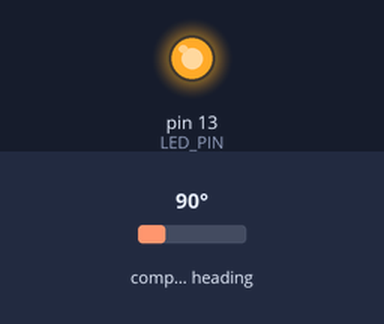
Recording of a sketch running on a simulated Arduino Uno, built with avr-gcc and run on an emulated ATmega328P. On the bench: output pins drawn as LEDs (lit = HIGH). The inputs (shaded band) are chosen by the test bench; at power-on: compass heading 90°. What the sketch prints to the serial monitor is not drawn.

Above: at 2.05 s.
Timing chart, 0 to 5.0 s (numbered marks = the images above):
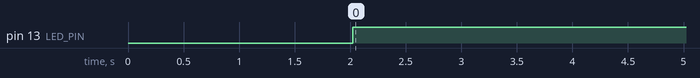

The sketch:

compass_calibration.ino
```cpp
#include <Wire.h>
#include <Adafruit_Sensor.h>
#include <Adafruit_HMC5883_U.h>

#define LED_PIN 13 // LED pin for status indication

// Create a compass object
Adafruit_HMC5883_Unified mag = Adafruit_HMC5883_Unified(12345);

// Calibration variables
float minX = 0, maxX = 0;
float minY = 0, maxY = 0;
float minZ = 0, maxZ = 0;

void setup() {
  Serial.begin(9600);
  pinMode(LED_PIN, OUTPUT);

  if (!mag.begin()) {
    Serial.println("Could not find a valid HMC5883 sensor, check wiring!");
    while (1);
  }

  Serial.println("HMC5883 Magnetometer Calibration");
  Serial.println("Move the compass in all directions to calibrate...");
  delay(2000); // Give some time to start the serial monitor
}

void loop() {
  sensors_event_t event;
  mag.getEvent(&event);

  float x = event.magnetic.x;
  float y = event.magnetic.y;
  float z = event.magnetic.z;

  // Update min and max values for each axis
  minX = min(minX, x);
  maxX = max(maxX, x);
  minY = min(minY, y);
  maxY = max(maxY, y);
  minZ = min(minZ, z);
  maxZ = max(maxZ, z);

  // Indicate calibration in progress
  digitalWrite(LED_PIN, HIGH);

  // Print raw magnetometer data
  Serial.print("Raw Data (X, Y, Z): ");
  Serial.print(x);
  Serial.print(", ");
  Serial.print(y);
  Serial.print(", ");
  Serial.println(z);

  delay(100); // Small delay to stabilize readings

  // Indicate end of calibration
  digitalWrite(LED_PIN, LOW);
}

void showCalibrationValues() {
  Serial.println("Calibration Complete!");
  Serial.println("Minimum Values:");
  Serial.print("X: "); Serial.println(minX);
  Serial.print("Y: "); Serial.println(minY);
  Serial.print("Z: "); Serial.println(minZ);
  Serial.println("Maximum Values:");
  Serial.print("X: "); Serial.println(maxX);
  Serial.print("Y: "); Serial.println(maxY);
  Serial.print("Z: "); Serial.println(maxZ);
}
```

Measured:
- by itself, pin 13 (LED_PIN): LOW → HIGH at 2.0 s
